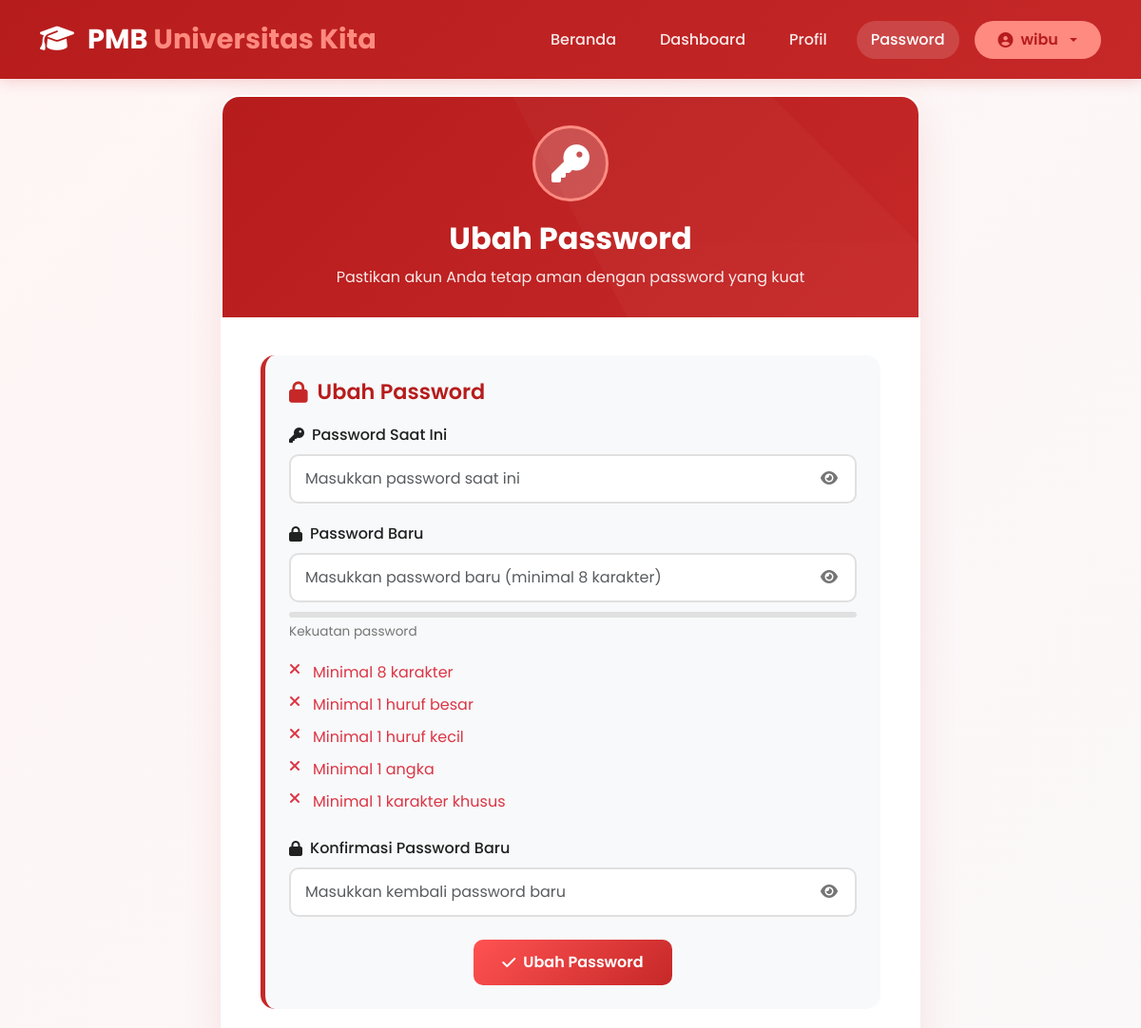
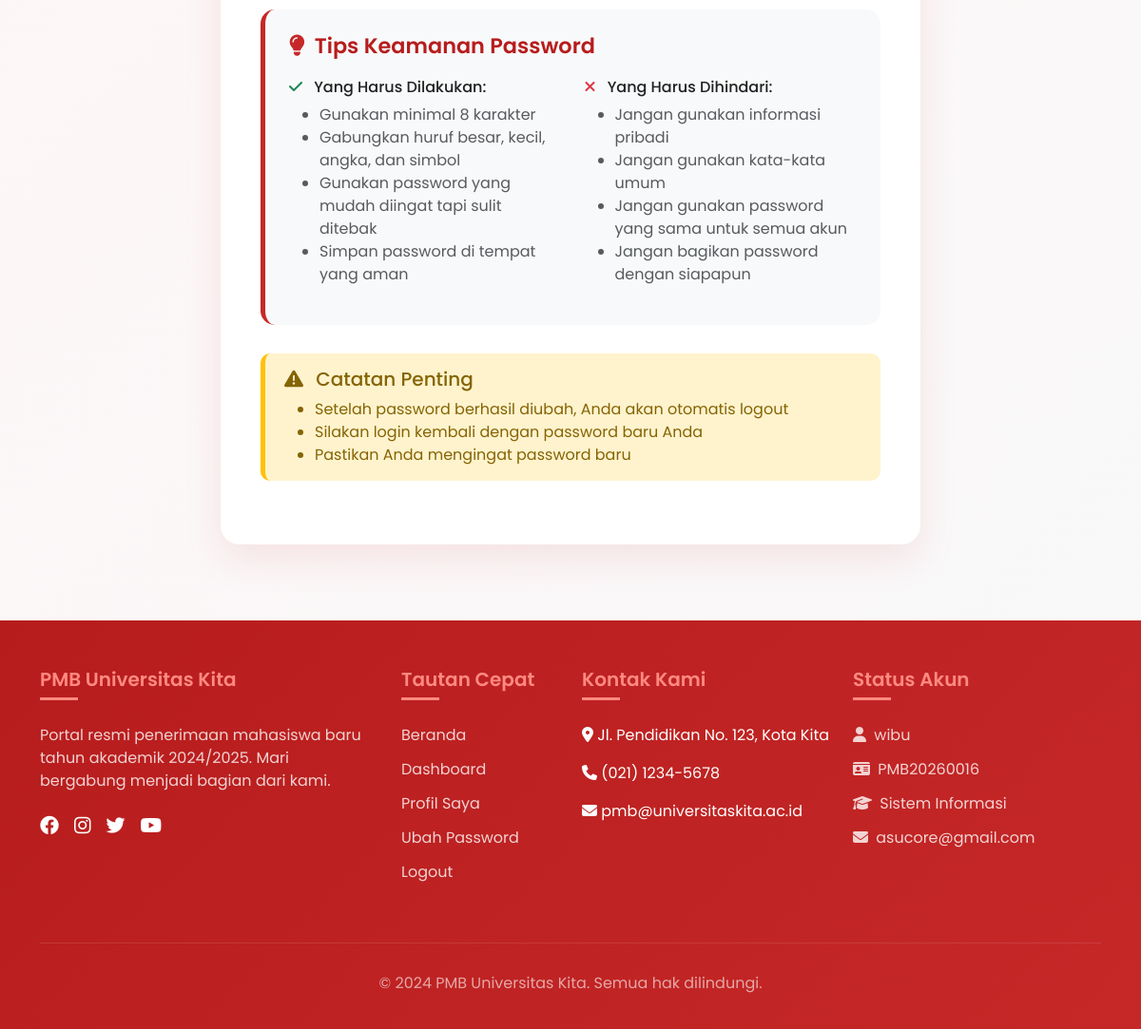
The app's page /dashboard/ubah_password.php (signed in) with its own data (2 pictures, top to bottom).
### tables this page shows
CREATE TABLE IF NOT EXISTS `camaba` (
  `id` int NOT NULL AUTO_INCREMENT,
  `nama_lengkap` varchar(100) NOT NULL,
  `tanggal_lahir` date DEFAULT NULL,
  `jenis_kelamin` enum('L','P') DEFAULT NULL,
  `alamat` text,
  `nama_orang_tua` varchar(100) DEFAULT NULL,
  `nama_ayah` varchar(100) DEFAULT NULL,
  `nama_ibu` varchar(100) DEFAULT NULL,
  `username` varchar(255) DEFAULT NULL,
  `email` varchar(100) NOT NULL,
  `password` varchar(255) NOT NULL,
  `foto_profil` varchar(255) DEFAULT NULL,
  `no_hp` varchar(15) DEFAULT NULL,
  `asal_sekolah` varchar(100) DEFAULT NULL,
  `prodi_pilihan` varchar(50) DEFAULT NULL,
  `kode_verifikasi` varchar(10) DEFAULT NULL,
  `nomor_tes` varchar(20) DEFAULT NULL,
  `status` enum('belum_verifikasi','baru','aktif','sudah_ujian','lulus','gagal','daftar_ulang','selected','not_selected') DEFAULT 'belum_verifikasi',
  `nilai_ujian` int DEFAULT '0',
  `jawaban_benar` int DEFAULT '0',
  `jawaban_salah` int DEFAULT '0',
  `bukti_bayar` varchar(255) DEFAULT NULL,
  `status_bayar` enum('belum','menunggu','lunas') DEFAULT 'belum',
  `nim` varchar(20) DEFAULT NULL,
  `tanggal_daftar` timestamp NULL DEFAULT CURRENT_TIMESTAMP,
  `tanggal_ujian` timestamp NULL DEFAULT NULL,
  `tanggal_daftar_ulang` timestamp NULL DEFAULT NULL,
  `tanggal_verifikasi` datetime DEFAULT NULL,
  `created_at` timestamp NULL DEFAULT CURRENT_TIMESTAMP,
  `updated_at` timestamp NULL DEFAULT NULL,
  `pekerjaan_ayah` varchar(50) DEFAULT NULL,
  `pekerjaan_ibu` varchar(50) DEFAULT NULL,
  `penghasilan_ayah` text,
  `penghasilan_ibu` text,
  `alamat_rumah` text,
  `no_kk` varchar(20) DEFAULT NULL,
  `file_kk` varchar(255) DEFAULT NULL,
  `file_ktp` varchar(255) DEFAULT NULL,
  `file_ijazah` varchar(255) DEFAULT NULL,
  `is_daftar_ulang_complete` tinyint(1) DEFAULT '0',
  PRIMARY KEY (`id`) USING BTREE,
  UNIQUE KEY `email` (`email`) USING BTREE,
  UNIQUE KEY `nim` (`nim`) USING BTREE,
  UNIQUE KEY `nomor_tes` (`nomor_tes`) USING BTREE
);

### config/backend-dashboard/password/config.php (called while the page is built, shortened)
<?php
require_once '../config/database.php';
$camaba_id = $_SESSION['camaba_id'];
$sql = "SELECT * FROM camaba WHERE id = ?";
$stmt = $conn->prepare($sql);
$stmt->bind_param("i", $camaba_id);
$stmt->execute();
$result = $stmt->get_result();
$camaba = $result->fetch_assoc();
?>

### dashboard/ubah_password.php (the view, shortened to what this page needs)
<?php
require_once '../config/backend-dashboard/password/config.php';
?>
<!DOCTYPE html>
<html lang="id">
<head>
    <link href="https://cdn.jsdelivr.net/npm/bootstrap@5.3.0/dist/css/bootstrap.min.css" rel="stylesheet">
    <link rel="stylesheet" href="https://cdnjs.cloudflare.com/ajax/libs/font-awesome/6.4.0/css/all.min.css">
    <link rel="stylesheet" href="../config/backend-dashboard/password/style.css">
</head>
<body>
    <nav class="navbar navbar-expand-lg navbar-custom fixed-top">
        <div class="container">
            <a class="navbar-brand" href="../index.php">
                <i class="fas fa-graduation-cap me-2"></i>
                PMB <span>Universitas Kita</span>
            </a>
            <div class="collapse navbar-collapse" id="navbarNav">
                <ul class="navbar-nav ms-auto">
                    <li class="nav-item">
                        <a class="nav-link" href="../index.php">Beranda</a>
                    </li>
                    <li class="nav-item">
                        <a class="nav-link" href="dashboard_camaba.php">Dashboard</a>
                    </li>
                    <li class="nav-item">
                        <a class="nav-link" href="profile.php">Profil</a>
                    </li>
                    <li class="nav-item">
                        <a class="nav-link active" href="ubah_password.php">Password</a>
                    </li>
                    <li class="nav-item ms-2 profile-dropdown">
                        <div class="dropdown">
                            <button class="btn dropdown-toggle" type="button" data-bs-toggle="dropdown">
                                <i class="fas fa-user-circle"></i>
                                <?php echo htmlspecialchars(explode(' ', $camaba['nama_lengkap'])[0]); ?>
                            </button>
                        </div>
                    </li>
                </ul>
            </div>
        </div>
    </nav>
    <div class="password-container">
        <div class="container">
            <div class="row justify-content-center">
                <div class="col-lg-8">
                    <div class="password-card">
                        <div class="password-header">
                            <div class="password-icon">
                                <i class="fas fa-key"></i>
                            </div>
                            <h1>Ubah Password</h1>
                            <p>Pastikan akun Anda tetap aman dengan password yang kuat</p>
                        </div>
                        <div class="password-body">
                            <div class="form-section">
                                <h3 class="section-title">
                                    <i class="fas fa-lock"></i> Ubah Password
                                </h3>
                                <form method="POST" action="" id="passwordForm">
                                    <div class="form-group">
                                        <label class="form-label">
                                            <i class="fas fa-key"></i> Password Saat Ini
                                        </label>
                                        <div class="password-input-wrapper">
                                            <input type="password" class="form-control" name="current_password"
                                                   id="current_password" required placeholder="Masukkan password saat ini">
                                            <button type="button" class="password-toggle" onclick="togglePasswordVisibility('current_password')">
                                                <i class="fas fa-eye"></i>
                                            </button>
                                        </div>
                                    </div>
                                    <div class="form-group">
                                        <label class="form-label">
                                            <i class="fas fa-lock"></i> Password Baru
                                        </label>
                                        <div class="password-input-wrapper">
                                            <input type="password" class="form-control" name="new_password"
                                                   id="new_password" required placeholder="Masukkan password baru (minimal 8 karakter)"
                                                   minlength="8">
                                            <button type="button" class="password-toggle" onclick="togglePasswordVisibility('new_password')">
                                                <i class="fas fa-eye"></i>
                                            </button>
                                        </div>
                                        <div class="password-strength">
                                            <div class="strength-bar">
                                            </div>
                                            <div class="strength-text" id="strengthText">Kekuatan password</div>
                                        </div>
                                        <ul class="requirements-list">
                                            <li id="reqLength" class="invalid">
                                                <i class="fas fa-times"></i> Minimal 8 karakter
                                            </li>
                                            <li id="reqUppercase" class="invalid">
                                                <i class="fas fa-times"></i> Minimal 1 huruf besar
                                            </li>
                                            <li id="reqLowercase" class="invalid">
                                                <i class="fas fa-times"></i> Minimal 1 huruf kecil
                                            </li>
                                            <li id="reqNumber" class="invalid">
                                                <i class="fas fa-times"></i> Minimal 1 angka
                                            </li>
                                            <li id="reqSpecial" class="invalid">
                                                <i class="fas fa-times"></i> Minimal 1 karakter khusus
                                            </li>
                                        </ul>
                                    </div>
                                    <div class="form-group">
                                        <label class="form-label">
                                            <i class="fas fa-lock"></i> Konfirmasi Password Baru
                                        </label>
                                        <div class="password-input-wrapper">
                                            <input type="password" class="form-control" name="confirm_password"
                                                   id="confirm_password" required placeholder="Masukkan kembali password baru">
                                            <button type="button" class="password-toggle" onclick="togglePasswordVisibility('confirm_password')">
                                                <i class="fas fa-eye"></i>
                                            </button>
                                        </div>
                                    </div>
                                    <div class="text-center mt-4">
                                        <button type="submit" name="change_password" class="btn btn-primary-custom">
                                            <i class="fas fa-check"></i> Ubah Password
                                        </button>
                                    </div>
                                </form>
                            </div>
                            <div class="form-section">
                                <h3 class="section-title">
                                    <i class="fas fa-lightbulb"></i> Tips Keamanan Password
                                </h3>
                                <div class="row">
                                    <div class="col-md-6">
                                        <div class="mb-3">
                                            <h6><i class="fas fa-check text-success me-2"></i> Yang Harus Dilakukan:</h6>
                                            <ul class="text-muted">
                                                <li>Gunakan minimal 8 karakter</li>
                                                <li>Gabungkan huruf besar, kecil, angka, dan simbol</li>
                                                <li>Gunakan password yang mudah diingat tapi sulit ditebak</li>
                                                <li>Simpan password di tempat yang aman</li>
                                            </ul>
                                        </div>
                                    </div>
                                    <div class="col-md-6">
                                        <div class="mb-3">
                                            <h6><i class="fas fa-times text-danger me-2"></i> Yang Harus Dihindari:</h6>
                                            <ul class="text-muted">
                                                <li>Jangan gunakan informasi pribadi</li>
                                                <li>Jangan gunakan kata-kata umum</li>
                                                <li>Jangan gunakan password yang sama untuk semua akun</li>
                                                <li>Jangan bagikan password dengan siapapun</li>
                                            </ul>
                                        </div>
                                    </div>
                                </div>
                            </div>
                            <div class="alert alert-warning alert-custom">
                                <h5><i class="fas fa-exclamation-triangle me-2"></i> Catatan Penting</h5>
                                <ul class="mb-0">
                                    <li>Setelah password berhasil diubah, Anda akan otomatis logout</li>
                                    <li>Silakan login kembali dengan password baru Anda</li>
                                    <li>Pastikan Anda mengingat password baru</li>
                                </ul>
                            </div>
                        </div>
                    </div>
                </div>
            </div>
        </div>
    </div>
    <footer class="footer">
        <div class="container">
            <div class="row g-4">
                <div class="col-lg-4 col-md-6">
                    <h5>PMB Universitas Kita</h5>
                    <p class="mb-4" style="color: rgba(255,255,255,0.8);">
                        Portal resmi penerimaan mahasiswa baru tahun akademik 2024/2025.
                        Mari bergabung menjadi bagian dari kami.
                    </p>
                    <div class="d-flex gap-3">
                        <a href="#" class="text-white"><i class="fab fa-facebook fa-lg"></i></a>
                        <a href="#" class="text-white"><i class="fab fa-instagram fa-lg"></i></a>
                        <a href="#" class="text-white"><i class="fab fa-twitter fa-lg"></i></a>
                        <a href="#" class="text-white"><i class="fab fa-youtube fa-lg"></i></a>
                    </div>
                </div>
                <div class="col-lg-2 col-md-6">
                    <h5>Tautan Cepat</h5>
                    <div class="footer-links">
                        <a href="../index.php">Beranda</a>
                        <a href="dashboard_camaba.php">Dashboard</a>
                        <a href="profile.php">Profil Saya</a>
                        <a href="ubah_password.php">Ubah Password</a>
                        <a href="../config/logout.php">Logout</a>
                    </div>
                </div>
                <div class="col-lg-3 col-md-6">
                    <h5>Kontak Kami</h5>
                    <div class="contact-info">
                        <p class="mb-3">
                            <i class="fas fa-map-marker-alt"></i>
                            Jl. Pendidikan No. 123, Kota Kita
                        </p>
                        <p class="mb-3">
                            <i class="fas fa-phone"></i>
                            (021) 1234-5678
                        </p>
                        <p class="mb-3">
                            <i class="fas fa-envelope"></i>
                            pmb@universitaskita.ac.id
                        </p>
                    </div>
                </div>
                <div class="col-lg-3 col-md-6">
                    <h5>Status Akun</h5>
                    <div class="footer-links">
                        <a href="#">
                            <i class="fas fa-user me-1"></i> <?php echo htmlspecialchars($camaba['nama_lengkap']); ?>
                        </a>
                        <a href="#">
                            <i class="fas fa-id-card me-1"></i> <?php echo htmlspecialchars($camaba['nomor_tes']); ?>
                        </a>
                        <a href="#">
                            <i class="fas fa-graduation-cap me-1"></i> <?php echo htmlspecialchars($camaba['prodi_pilihan']); ?>
                        </a>
                        <a href="#">
                            <i class="fas fa-envelope me-1"></i> <?php echo htmlspecialchars($camaba['email']); ?>
                        </a>
                    </div>
                </div>
            </div>
            <div class="copyright">
                <p>&copy; 2024 PMB Universitas Kita. Semua hak dilindungi.</p>
            </div>
        </div>
    </footer>
</body>
</html>

### records on screen
camaba: nama_lengkap "wibu", nomor_tes "PMB20260016", prodi_pilihan "Sistem Informasi", email "asucore@gmail.com"
